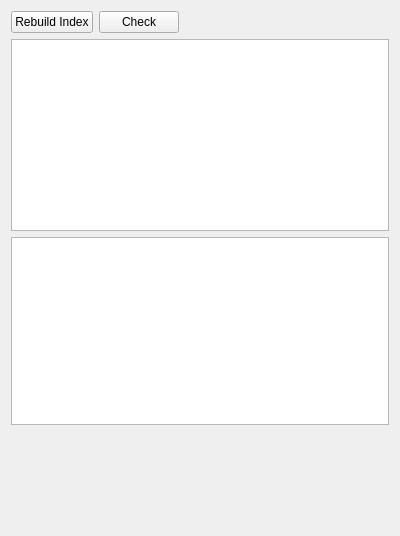
<?xml version="1.0" encoding="UTF-8"?>
<ui version="4.0">
 <class>dock_file_explorer</class>
 <widget class="QWidget" name="dock_file_explorer">
  <property name="geometry">
   <rect>
    <x>0</x>
    <y>0</y>
    <width>400</width>
    <height>536</height>
   </rect>
  </property>
  <property name="windowTitle">
   <string>File Explorer</string>
  </property>
  <layout class="QGridLayout" name="gridLayout">
   <item row="0" column="0">
    <widget class="QPushButton" name="pushButton">
     <property name="text">
      <string>Rebuild Index</string>
     </property>
    </widget>
   </item>
   <item row="0" column="2">
    <spacer name="horizontalSpacer">
     <property name="orientation">
      <enum>Qt::Horizontal</enum>
     </property>
     <property name="sizeHint" stdset="0">
      <size>
       <width>40</width>
       <height>20</height>
      </size>
     </property>
    </spacer>
   </item>
   <item row="2" column="0" colspan="3">
    <widget class="QTreeView" name="relations">
     <property name="sizePolicy">
      <sizepolicy hsizetype="Expanding" vsizetype="Expanding">
       <horstretch>0</horstretch>
       <verstretch>2</verstretch>
      </sizepolicy>
     </property>
    </widget>
   </item>
   <item row="3" column="0" colspan="3">
    <widget class="QWidget" name="conform" native="true">
     <property name="sizePolicy">
      <sizepolicy hsizetype="Preferred" vsizetype="Preferred">
       <horstretch>0</horstretch>
       <verstretch>1</verstretch>
      </sizepolicy>
     </property>
    </widget>
   </item>
   <item row="0" column="1">
    <widget class="QPushButton" name="pushButton_2">
     <property name="text">
      <string>Check</string>
     </property>
    </widget>
   </item>
   <item row="1" column="0" colspan="3">
    <widget class="QTableView" name="attributes"/>
   </item>
  </layout>
 </widget>
 <resources/>
 <connections/>
</ui>
